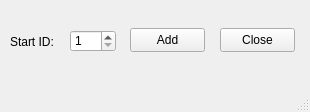
<?xml version="1.0" encoding="UTF-8"?>
<ui version="4.0">
 <class>MainWindow</class>
 <widget class="QMainWindow" name="MainWindow">
  <property name="geometry">
   <rect>
    <x>0</x>
    <y>0</y>
    <width>310</width>
    <height>112</height>
   </rect>
  </property>
  <property name="windowTitle">
   <string>Add IDs</string>
  </property>
  <widget class="QWidget" name="centralwidget">
   <widget class="QSpinBox" name="idBox">
    <property name="geometry">
     <rect>
      <x>70</x>
      <y>30</y>
      <width>46</width>
      <height>22</height>
     </rect>
    </property>
    <property name="minimum">
     <number>1</number>
    </property>
    <property name="maximum">
     <number>1000</number>
    </property>
   </widget>
   <widget class="QLabel" name="label">
    <property name="geometry">
     <rect>
      <x>10</x>
      <y>32</y>
      <width>51</width>
      <height>20</height>
     </rect>
    </property>
    <property name="text">
     <string>Start ID:</string>
    </property>
   </widget>
   <widget class="QPushButton" name="addButton">
    <property name="geometry">
     <rect>
      <x>130</x>
      <y>28</y>
      <width>75</width>
      <height>24</height>
     </rect>
    </property>
    <property name="text">
     <string>Add</string>
    </property>
   </widget>
   <widget class="QPushButton" name="pushButton_2">
    <property name="geometry">
     <rect>
      <x>220</x>
      <y>28</y>
      <width>75</width>
      <height>24</height>
     </rect>
    </property>
    <property name="text">
     <string>Close</string>
    </property>
   </widget>
  </widget>
  <widget class="QMenuBar" name="menubar">
   <property name="geometry">
    <rect>
     <x>0</x>
     <y>0</y>
     <width>310</width>
     <height>19</height>
    </rect>
   </property>
  </widget>
  <widget class="QStatusBar" name="statusbar"/>
 </widget>
 <resources/>
 <connections>
  <connection>
   <sender>pushButton_2</sender>
   <signal>clicked()</signal>
   <receiver>MainWindow</receiver>
   <slot>close()</slot>
   <hints>
    <hint type="sourcelabel">
     <x>291</x>
     <y>103</y>
    </hint>
    <hint type="destinationlabel">
     <x>250</x>
     <y>32</y>
    </hint>
   </hints>
  </connection>
 </connections>
</ui>
